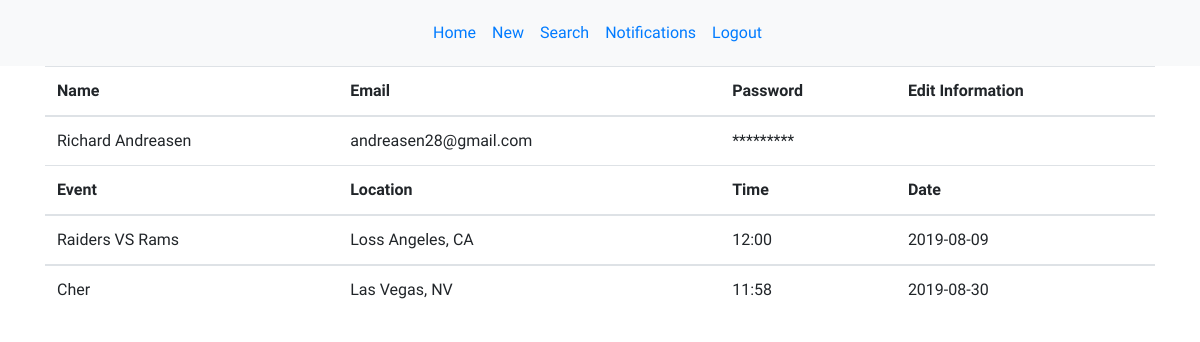
/user_page/1, run on an earlier commit of the app's database.
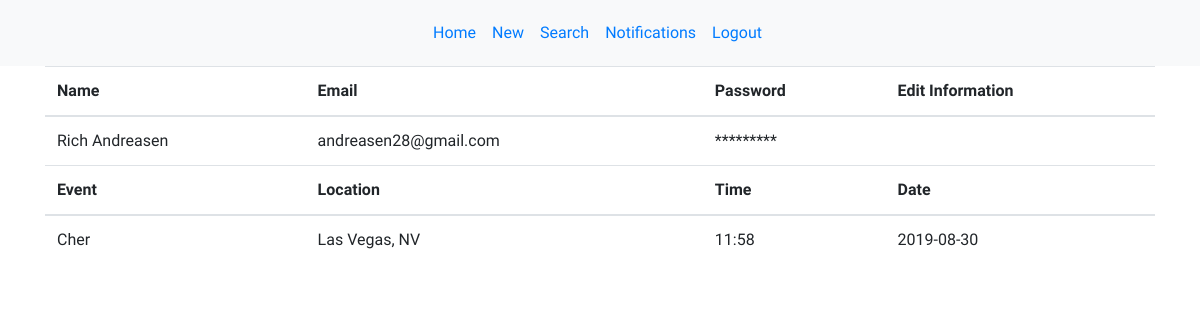
And on a later commit of the database.
### models.py (models this page shows)
class User(db.Model):
    __Tablename__ = "users"
    id = db.Column(db.Integer, primary_key=True)
    first_name = db.Column(db.String(100), nullable = False)
    last_name = db.Column(db.String(100), nullable = False)
    password = db.Column(db.String(200), unique = True, nullable = False)
    email = db.Column(db.String(100), unique = True, nullable = False)
    security_answer1 = db.Column(db.String(200))
    created_at = db.Column(db.DateTime, server_default=func.now())
    updated_at = db.Column(db.DateTime, server_default=func.now(), onupdate=func.now())
    users_that_attend_events = db.relationship('Event', lazy = 'dynamic', secondary = attendees_table)

class Event(db.Model):
    __Tablename__ = "events"
    id = db.Column(db.Integer, primary_key=True)
    event_title = db.Column(db.String(100))
    date = db.Column(db.String(8))
    time = db.Column(db.String(12))
    location = db.Column(db.String(100))
    information = db.Column(db.TEXT)
    creator_id = db.Column(db.Integer, db.ForeignKey("user.id"), nullable=False)
    author = db.relationship('User', foreign_keys=[creator_id], backref="user_messages", cascade="all")
    events_that_have_attendees = db.relationship('User', lazy = 'dynamic', secondary = attendees_table)

### controller_functions.py (the view)
def user_pg(id):
    user_info = User.query.get(id)
    user_event = user_info.users_that_attend_events.all()
    return render_template("user_info.html", user= user_info, user_events = user_event)

### templates/user_info.html (shortened to what this page needs)
<!DOCTYPE html>
<html lang="en">
<head>
    <link rel="stylesheet" href="{{ url_for('static', filename='main.css') }}">
    <link rel="stylesheet" href="https://maxcdn.bootstrapcdn.com/bootstrap/4.3.1/css/bootstrap.min.css">
</head>
<body>
    <nav class="navbar navbar-expand-sm bg-light justify-content-center">
        <ul class="navbar-nav">
            <li class="nav-item">
                <a class="nav-link" href="/homepage">Home</a>
            </li>
            <li class="nav-item">
                <a class="nav-link" href="/new">New</a>
            </li>
            <li class="nav-item">
                <a class="nav-link" href="/search">Search</a>
            </li>
            <li class="nav-item">
                <a class="nav-link" href="event">Notifications</a>
            </li>
            <li class="nav-item">
                <a class="nav-link" href="/logout">Logout</a>
            </li>
        </ul>
    </nav>
    <div class="container">
        <table class="table table-hover">
            <thead>
                <tr>
                    <th>Name</th>
                    <th>Email</th>
                    <th>Password</th>
                    <th>Edit Information</th>
                </tr>
            </thead>
            <tbody>
                <td>{{ user.first_name }}  {{ user.last_name }}</td>
                <td>{{ user.email }}</td>
                <td>*********</td>
            </tbody>
            <thead>
                <tr>
                    <th>Event</th>
                    <th>Location</th>
                    <th>Time</th>
                    <th>Date</th>
                </tr>
            {% for user_event in user_events %}
                <tbody>
                    <td>{{ user_event.event_title }}</td>
                    <td>{{ user_event.location }}</td>
                    <td>{{ user_event.time }}</td>
                    <td>{{ user_event.date }}</td>
                </tbody>
            {% endfor %}
            </thead>
        </div>
</body>
</html>

What changed in the data, as far as the page shows it:
no longer on this page (row unchanged): Event: event_title "Raiders VS Rams", location "Loss Angeles, CA", time "12:00", date "2019-08-09"
changed User "Andreasen": first_name "Richard" → "Rich"
